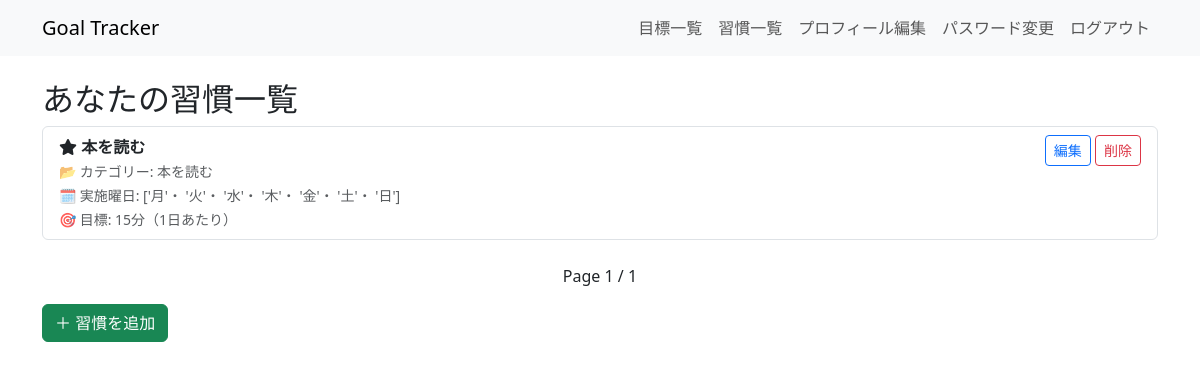
The page /habits/ (signed in) on the database as committed earlier.
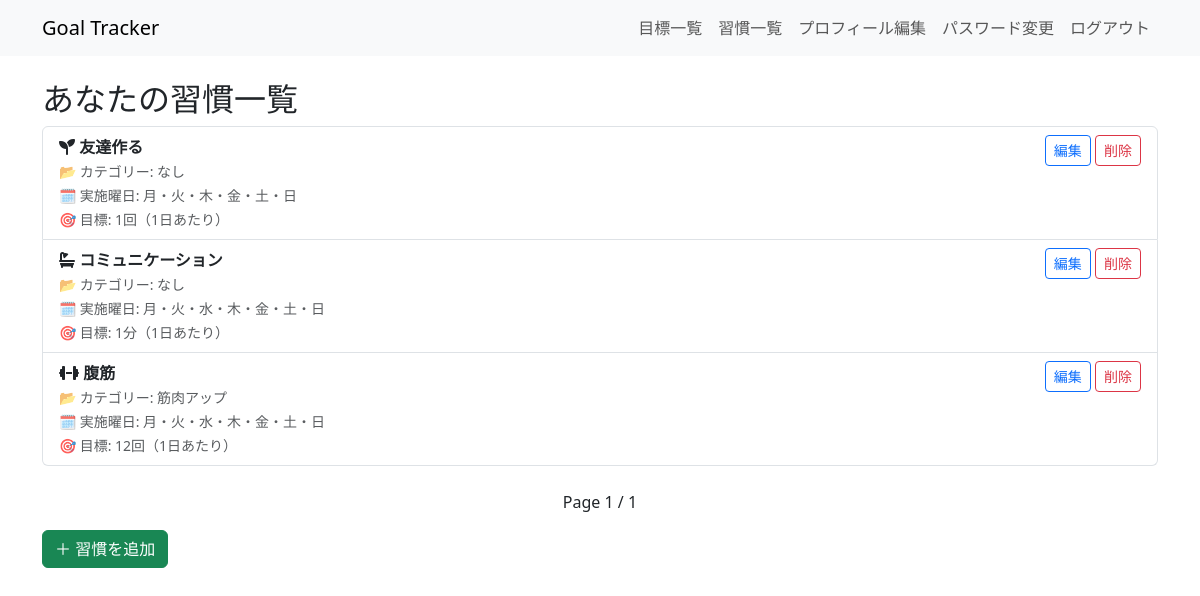
The same page on the database as committed later.
### habits/models.py (models this page shows, shortened)
class Habit(models.Model):
    user = models.ForeignKey(User, on_delete=models.CASCADE)
    goal = models.ForeignKey(Goal, on_delete=models.CASCADE, null=True, blank=True)
    habit_name = models.CharField(max_length=100)
    schedule_days = models.CharField(max_length=50)  # ← カンマ区切りで保存（例: "月,火,水"）
    target_value = models.PositiveIntegerField(default=1)
    FREQ_CHOICES = [
        ('1日あたり', '1日あたり'),
        ('1週間あたり', '1週間あたり'),
        ('1ヶ月あたり', '1ヶ月あたり'),
    ]
    target_frequency = models.CharField(
        max_length=20,
        choices=FREQ_CHOICES,
        default='1日あたり'
    )
    UNIT_CHOICES = [
        ('回', '回'), ('分', '分'), ('時間', '時間'),
        ('ml', 'ミリリットル'), ('l', 'リットル'),
        ('km', 'キロメートル'), ('mile', 'マイル'), ('㎎', 'グラム'),
    ]
    target_unit = models.CharField(max_length=20, choices=UNIT_CHOICES, default='回')
    icon = models.CharField(max_length=50, default='fa-star')
    created_at = models.DateTimeField(auto_now_add=True)
    updated_at = models.DateTimeField(auto_now=True)
    deleted_at = models.DateTimeField(null=True, blank=True)

### goals/models.py (models this page shows, shortened)
class Goal(models.Model):
    user = models.ForeignKey(User, on_delete=models.CASCADE)  # ユーザーごとの目標
    title = models.CharField(max_length=255)  # 目標のタイトル
    icon = models.CharField(max_length=50, default='fa-star')  # FontAwesome アイコン
    created_at = models.DateTimeField(auto_now_add=True)  # 作成日時
    updated_at = models.DateTimeField(auto_now=True)  # 更新日時
    deleted_at = models.DateTimeField(null=True, blank=True)

### habits/views.py (the view)
# urls.py: path('', views.habit_list, name='habit_list'),
@login_required
def habit_list(request):
    habit_queryset = Habit.objects.filter(user=request.user, deleted_at__isnull=True).order_by('-created_at')
    paginator = Paginator(habit_queryset, 5)  # 👈 1ページに5件ずつ表示
    page_number = request.GET.get('page')
    page_obj = paginator.get_page(page_number)
    return render(request, 'habits/habit_list.html', {
        'page_obj': page_obj,
        'habits': page_obj.object_list,
    })

### habits/templatetags/custom_filters.py (called while the page is built)
@register.filter(name='replace_commas_with_dot')
def replace_commas_with_dot(value):
    if isinstance(value, str):
        return value.replace(',', '・')
    return value

### habits/templates/habits/habit_list.html (shortened to what this page needs)
{% extends "base.html" %}
{% load custom_filters %}
{% block content %}
  <h2>あなたの習慣一覧</h2>
  {% if habits %}
    <ul class="list-group mb-4">
      {% for habit in habits %}
        <li class="list-group-item d-flex justify-content-between align-items-start">
          <div>
            <strong>
              <i class="fas {{ habit.icon }}"></i> {{ habit.habit_name }}
            </strong><br>
            {% if habit.goal %}
              <small class="text-muted">📂 カテゴリー: {{ habit.goal.title }}</small><br>
            {% else %}
              <small class="text-muted">📂 カテゴリー: なし</small><br>
            {% endif %}
            <small class="text-muted">🗓️ 実施曜日: {{ habit.schedule_days|replace_commas_with_dot }}</small><br>
            <small class="text-muted">🎯 目標: {{ habit.target_value }}{{ habit.target_unit }}（{{ habit.target_frequency }}）</small>
          </div>
          <div class="ms-3">
            <a href="{% url 'habit_edit' habit.id %}" class="btn btn-sm btn-outline-primary">編集</a>
            <a href="{% url 'habit_delete' habit.id %}" class="btn btn-sm btn-outline-danger"
               onclick="return confirm('本当に削除しますか？')">削除</a>
          </div>
        </li>
      {% endfor %}
    </ul>
    <div class="mt-2 text-center">
      <span class="mx-2">Page {{ page_obj.number }} / {{ page_obj.paginator.num_pages }}</span>
    </div>
  {% else %}
    <p class="text-muted">まだ習慣が登録されていません。</p>
  {% endif %}
  <a href="{% url 'habit_create' %}" class="btn btn-success mt-3">＋ 習慣を追加</a>
{% endblock %}

### templates/base.html (shortened to what this page needs)
<!DOCTYPE html>
<html lang="ja">
<head>
    <link rel="stylesheet" href="https://cdn.jsdelivr.net/npm/bootstrap@5.3.0/dist/css/bootstrap.min.css">
    <link rel="stylesheet" href="https://cdnjs.cloudflare.com/ajax/libs/font-awesome/6.4.0/css/all.min.css">
</head>
<body>
    <nav class="navbar navbar-expand-lg navbar-light bg-light">
        <div class="container">
            <a class="navbar-brand" href="/">Goal Tracker</a>
            <div class="collapse navbar-collapse">
                <ul class="navbar-nav ms-auto">
                    {% if user.is_authenticated %}
                        <li class="nav-item"><a class="nav-link" href="{% url 'goal_list' %}">目標一覧</a></li>
                        <li class="nav-item"><a class="nav-link" href="{% url 'habit_list' %}">習慣一覧</a></li>
                        <li class="nav-item"><a class="nav-link" href="{% url 'profile_edit' %}">プロフィール編集</a></li>
                        <li class="nav-item"><a class="nav-link" href="{% url 'password_change' %}">パスワード変更</a></li>
                        <li class="nav-item">
                            <form action="{% url 'logout' %}" method="post" style="display: inline;">
                                <button type="submit" class="btn btn-link nav-link">ログアウト</button>
                            </form>
                        </li>
                    {% else %}
                        <li class="nav-item"><a class="nav-link" href="{% url 'login' %}">ログイン</a></li>
                        <li class="nav-item"><a class="nav-link" href="{% url 'signup' %}">新規登録</a></li>
                    {% endif %}
                </ul>
            </div>
        </div>
    </nav>
    <div class="container mt-4">
        {% block content %}{% endblock %}
    </div>
</body>
</html>

Rows that differ between the two databases and show on the page:
removed Habit: habit_name "本を読む", goal "本を読む", schedule_days "['月'・ '火'・ '水'・ '木'・ '金'・ '土'・ '日']", target_value "15", target_unit "分", target_frequency "1日あたり"
added Habit: habit_name "友達作る", shows "📂 カテゴリー: なし", schedule_days "月・火・木・金・土・日", target_value "1", target_unit "回", target_frequency "1日あたり"
added Habit: habit_name "コミュニケーション", shows "📂 カテゴリー: なし", schedule_days "月・火・水・木・金・土・日", target_value "1", target_unit "分", target_frequency "1日あたり"
added Habit: habit_name "腹筋", goal "筋肉アップ", schedule_days "月・火・水・木・金・土・日", target_value "12", target_unit "回", target_frequency "1日あたり"
